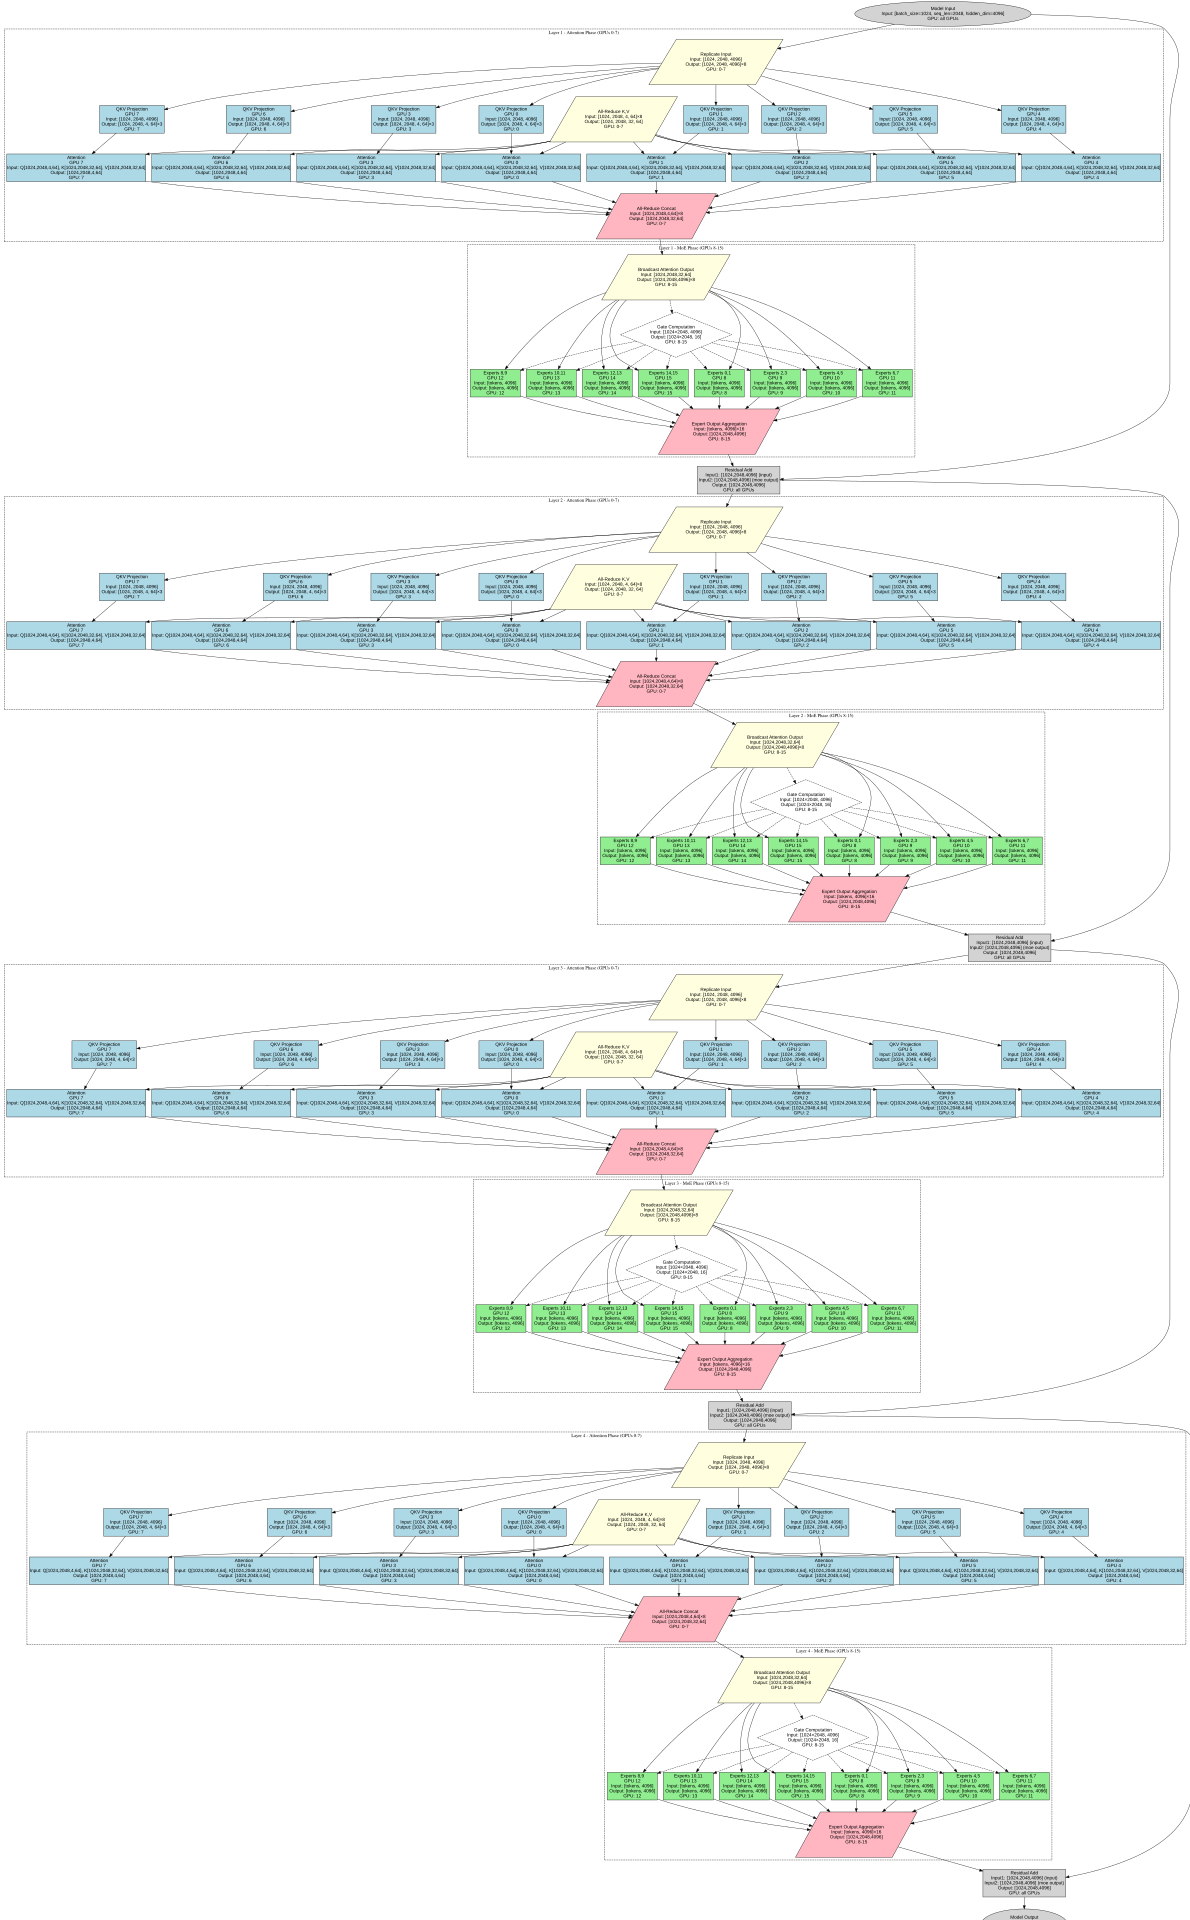

Generate this figure with Python:
#!/usr/bin/env python3

import graphviz

def create_ma_separation_dag():
    dot = graphviz.Digraph('MA_Separation_Architecture', 
                          comment='MA Separation: Novel Parallel Strategy for MoE-Attention Co-execution',
                          format='svg')
    
    # Set graph attributes
    dot.attr(rankdir='TB', size='30,20')
    dot.attr('node', shape='rectangle', style='filled', fontname='Arial')
    
    # Color scheme
    attention_color = 'lightblue'
    moe_color = 'lightgreen'
    communication_color = 'lightyellow'
    routing_color = 'lightcoral'
    aggregation_color = 'lightpink'
    
    # Input layer
    dot.node('input', 'Model Input\nInput: [batch_size=1024, seq_len=2048, hidden_dim=4096]\nGPU: all GPUs',
             shape='ellipse', fillcolor='lightgray')
    
    # Layer 1 - Attention Phase
    with dot.subgraph(name='cluster_layer1_attention') as c:
        c.attr(label='Layer 1 - Attention Phase (GPUs 0-7)', style='dashed', color='black')
        
        # Input replication
        c.node('l1_input_replicate', 'Replicate Input\nInput: [1024, 2048, 4096]\nOutput: [1024, 2048, 4096]×8\nGPU: 0-7',
               shape='parallelogram', fillcolor=communication_color)
        
        # QKV projections across 8 GPUs
        for gpu in range(8):
            c.node(f'l1_qkv_gpu{gpu}', f'QKV Projection\nGPU {gpu}\nInput: [1024, 2048, 4096]\nOutput: [1024, 2048, 4, 64]×3\nGPU: {gpu}',
                   fillcolor=attention_color)
        
        # All-reduce for K,V
        c.node('l1_kv_allreduce', 'All-Reduce K,V\nInput: [1024, 2048, 4, 64]×8\nOutput: [1024, 2048, 32, 64]\nGPU: 0-7',
               shape='parallelogram', fillcolor=communication_color)
        
        # Attention computation across 8 GPUs
        for gpu in range(8):
            c.node(f'l1_attn_gpu{gpu}', f'Attention\nGPU {gpu}\nInput: Q[1024,2048,4,64], K[1024,2048,32,64], V[1024,2048,32,64]\nOutput: [1024,2048,4,64]\nGPU: {gpu}',
                   fillcolor=attention_color)
        
        # Output aggregation
        c.node('l1_attn_aggregate', 'All-Reduce Concat\nInput: [1024,2048,4,64]×8\nOutput: [1024,2048,32,64]\nGPU: 0-7',
               shape='parallelogram', fillcolor=aggregation_color)
    
    # Layer 1 - MoE Phase
    with dot.subgraph(name='cluster_layer1_moe') as c:
        c.attr(label='Layer 1 - MoE Phase (GPUs 8-15)', style='dashed', color='black')
        
        # Broadcast attention output
        c.node('l1_moe_broadcast', 'Broadcast Attention Output\nInput: [1024,2048,32,64]\nOutput: [1024,2048,4096]×8\nGPU: 8-15',
               shape='parallelogram', fillcolor=communication_color)
        
        # Gate computation
        c.node('l1_gate', 'Gate Computation\nInput: [1024×2048, 4096]\nOutput: [1024×2048, 16]\nGPU: 8-15',
               shape='diamond', fillcolor=routing_color, style='dashed')
        
        # Expert distribution across 8 GPUs
        for gpu in range(8):
            expert_start = gpu * 2
            expert_end = gpu * 2 + 1
            c.node(f'l1_expert_gpu{gpu}', f'Experts {expert_start},{expert_end}\nGPU {gpu+8}\nInput: [tokens, 4096]\nOutput: [tokens, 4096]\nGPU: {gpu+8}',
                   fillcolor=moe_color)
        
        # Expert aggregation
        c.node('l1_moe_aggregate', 'Expert Output Aggregation\nInput: [tokens, 4096]×16\nOutput: [1024,2048,4096]\nGPU: 8-15',
               shape='parallelogram', fillcolor=aggregation_color)
    
    # Residual connection
    dot.node('l1_residual', 'Residual Add\nInput1: [1024,2048,4096] (input)\nInput2: [1024,2048,4096] (moe output)\nOutput: [1024,2048,4096]\nGPU: all GPUs',
             fillcolor='lightgray')
    
    # Layer 2 - Attention Phase (similar to layer 1)
    with dot.subgraph(name='cluster_layer2_attention') as c:
        c.attr(label='Layer 2 - Attention Phase (GPUs 0-7)', style='dashed', color='black')
        
        c.node('l2_input_replicate', 'Replicate Input\nInput: [1024, 2048, 4096]\nOutput: [1024, 2048, 4096]×8\nGPU: 0-7',
               shape='parallelogram', fillcolor=communication_color)
        
        for gpu in range(8):
            c.node(f'l2_qkv_gpu{gpu}', f'QKV Projection\nGPU {gpu}\nInput: [1024, 2048, 4096]\nOutput: [1024, 2048, 4, 64]×3\nGPU: {gpu}',
                   fillcolor=attention_color)
        
        c.node('l2_kv_allreduce', 'All-Reduce K,V\nInput: [1024, 2048, 4, 64]×8\nOutput: [1024, 2048, 32, 64]\nGPU: 0-7',
               shape='parallelogram', fillcolor=communication_color)
        
        for gpu in range(8):
            c.node(f'l2_attn_gpu{gpu}', f'Attention\nGPU {gpu}\nInput: Q[1024,2048,4,64], K[1024,2048,32,64], V[1024,2048,32,64]\nOutput: [1024,2048,4,64]\nGPU: {gpu}',
                   fillcolor=attention_color)
        
        c.node('l2_attn_aggregate', 'All-Reduce Concat\nInput: [1024,2048,4,64]×8\nOutput: [1024,2048,32,64]\nGPU: 0-7',
               shape='parallelogram', fillcolor=aggregation_color)
    
    # Layer 2 - MoE Phase
    with dot.subgraph(name='cluster_layer2_moe') as c:
        c.attr(label='Layer 2 - MoE Phase (GPUs 8-15)', style='dashed', color='black')
        
        c.node('l2_moe_broadcast', 'Broadcast Attention Output\nInput: [1024,2048,32,64]\nOutput: [1024,2048,4096]×8\nGPU: 8-15',
               shape='parallelogram', fillcolor=communication_color)
        
        c.node('l2_gate', 'Gate Computation\nInput: [1024×2048, 4096]\nOutput: [1024×2048, 16]\nGPU: 8-15',
               shape='diamond', fillcolor=routing_color, style='dashed')
        
        for gpu in range(8):
            expert_start = gpu * 2
            expert_end = gpu * 2 + 1
            c.node(f'l2_expert_gpu{gpu}', f'Experts {expert_start},{expert_end}\nGPU {gpu+8}\nInput: [tokens, 4096]\nOutput: [tokens, 4096]\nGPU: {gpu+8}',
                   fillcolor=moe_color)
        
        c.node('l2_moe_aggregate', 'Expert Output Aggregation\nInput: [tokens, 4096]×16\nOutput: [1024,2048,4096]\nGPU: 8-15',
               shape='parallelogram', fillcolor=aggregation_color)
    
    dot.node('l2_residual', 'Residual Add\nInput1: [1024,2048,4096] (input)\nInput2: [1024,2048,4096] (moe output)\nOutput: [1024,2048,4096]\nGPU: all GPUs',
             fillcolor='lightgray')
    
    # Layer 3 - Attention Phase
    with dot.subgraph(name='cluster_layer3_attention') as c:
        c.attr(label='Layer 3 - Attention Phase (GPUs 0-7)', style='dashed', color='black')
        
        c.node('l3_input_replicate', 'Replicate Input\nInput: [1024, 2048, 4096]\nOutput: [1024, 2048, 4096]×8\nGPU: 0-7',
               shape='parallelogram', fillcolor=communication_color)
        
        for gpu in range(8):
            c.node(f'l3_qkv_gpu{gpu}', f'QKV Projection\nGPU {gpu}\nInput: [1024, 2048, 4096]\nOutput: [1024, 2048, 4, 64]×3\nGPU: {gpu}',
                   fillcolor=attention_color)
        
        c.node('l3_kv_allreduce', 'All-Reduce K,V\nInput: [1024, 2048, 4, 64]×8\nOutput: [1024, 2048, 32, 64]\nGPU: 0-7',
               shape='parallelogram', fillcolor=communication_color)
        
        for gpu in range(8):
            c.node(f'l3_attn_gpu{gpu}', f'Attention\nGPU {gpu}\nInput: Q[1024,2048,4,64], K[1024,2048,32,64], V[1024,2048,32,64]\nOutput: [1024,2048,4,64]\nGPU: {gpu}',
                   fillcolor=attention_color)
        
        c.node('l3_attn_aggregate', 'All-Reduce Concat\nInput: [1024,2048,4,64]×8\nOutput: [1024,2048,32,64]\nGPU: 0-7',
               shape='parallelogram', fillcolor=aggregation_color)
    
    # Layer 3 - MoE Phase
    with dot.subgraph(name='cluster_layer3_moe') as c:
        c.attr(label='Layer 3 - MoE Phase (GPUs 8-15)', style='dashed', color='black')
        
        c.node('l3_moe_broadcast', 'Broadcast Attention Output\nInput: [1024,2048,32,64]\nOutput: [1024,2048,4096]×8\nGPU: 8-15',
               shape='parallelogram', fillcolor=communication_color)
        
        c.node('l3_gate', 'Gate Computation\nInput: [1024×2048, 4096]\nOutput: [1024×2048, 16]\nGPU: 8-15',
               shape='diamond', fillcolor=routing_color, style='dashed')
        
        for gpu in range(8):
            expert_start = gpu * 2
            expert_end = gpu * 2 + 1
            c.node(f'l3_expert_gpu{gpu}', f'Experts {expert_start},{expert_end}\nGPU {gpu+8}\nInput: [tokens, 4096]\nOutput: [tokens, 4096]\nGPU: {gpu+8}',
                   fillcolor=moe_color)
        
        c.node('l3_moe_aggregate', 'Expert Output Aggregation\nInput: [tokens, 4096]×16\nOutput: [1024,2048,4096]\nGPU: 8-15',
               shape='parallelogram', fillcolor=aggregation_color)
    
    dot.node('l3_residual', 'Residual Add\nInput1: [1024,2048,4096] (input)\nInput2: [1024,2048,4096] (moe output)\nOutput: [1024,2048,4096]\nGPU: all GPUs',
             fillcolor='lightgray')
    
    # Layer 4 - Attention Phase
    with dot.subgraph(name='cluster_layer4_attention') as c:
        c.attr(label='Layer 4 - Attention Phase (GPUs 0-7)', style='dashed', color='black')
        
        c.node('l4_input_replicate', 'Replicate Input\nInput: [1024, 2048, 4096]\nOutput: [1024, 2048, 4096]×8\nGPU: 0-7',
               shape='parallelogram', fillcolor=communication_color)
        
        for gpu in range(8):
            c.node(f'l4_qkv_gpu{gpu}', f'QKV Projection\nGPU {gpu}\nInput: [1024, 2048, 4096]\nOutput: [1024, 2048, 4, 64]×3\nGPU: {gpu}',
                   fillcolor=attention_color)
        
        c.node('l4_kv_allreduce', 'All-Reduce K,V\nInput: [1024, 2048, 4, 64]×8\nOutput: [1024, 2048, 32, 64]\nGPU: 0-7',
               shape='parallelogram', fillcolor=communication_color)
        
        for gpu in range(8):
            c.node(f'l4_attn_gpu{gpu}', f'Attention\nGPU {gpu}\nInput: Q[1024,2048,4,64], K[1024,2048,32,64], V[1024,2048,32,64]\nOutput: [1024,2048,4,64]\nGPU: {gpu}',
                   fillcolor=attention_color)
        
        c.node('l4_attn_aggregate', 'All-Reduce Concat\nInput: [1024,2048,4,64]×8\nOutput: [1024,2048,32,64]\nGPU: 0-7',
               shape='parallelogram', fillcolor=aggregation_color)
    
    # Layer 4 - MoE Phase
    with dot.subgraph(name='cluster_layer4_moe') as c:
        c.attr(label='Layer 4 - MoE Phase (GPUs 8-15)', style='dashed', color='black')
        
        c.node('l4_moe_broadcast', 'Broadcast Attention Output\nInput: [1024,2048,32,64]\nOutput: [1024,2048,4096]×8\nGPU: 8-15',
               shape='parallelogram', fillcolor=communication_color)
        
        c.node('l4_gate', 'Gate Computation\nInput: [1024×2048, 4096]\nOutput: [1024×2048, 16]\nGPU: 8-15',
               shape='diamond', fillcolor=routing_color, style='dashed')
        
        for gpu in range(8):
            expert_start = gpu * 2
            expert_end = gpu * 2 + 1
            c.node(f'l4_expert_gpu{gpu}', f'Experts {expert_start},{expert_end}\nGPU {gpu+8}\nInput: [tokens, 4096]\nOutput: [tokens, 4096]\nGPU: {gpu+8}',
                   fillcolor=moe_color)
        
        c.node('l4_moe_aggregate', 'Expert Output Aggregation\nInput: [tokens, 4096]×16\nOutput: [1024,2048,4096]\nGPU: 8-15',
               shape='parallelogram', fillcolor=aggregation_color)
    
    dot.node('l4_residual', 'Residual Add\nInput1: [1024,2048,4096] (input)\nInput2: [1024,2048,4096] (moe output)\nOutput: [1024,2048,4096]\nGPU: all GPUs',
             fillcolor='lightgray')
    
    # Output layer
    dot.node('output', 'Model Output\nInput: [1024, 2048, 4096]\nOutput: [1024, 2048, 50265]\nGPU: all GPUs',
             shape='ellipse', fillcolor='lightgray')
    
    # Connections for Layer 1
    dot.edge('input', 'l1_input_replicate')
    for gpu in range(8):
        dot.edge('l1_input_replicate', f'l1_qkv_gpu{gpu}')
        dot.edge(f'l1_qkv_gpu{gpu}', f'l1_attn_gpu{gpu}')
        dot.edge('l1_kv_allreduce', f'l1_attn_gpu{gpu}')
    for gpu in range(8):
        dot.edge(f'l1_attn_gpu{gpu}', 'l1_attn_aggregate')
    
    dot.edge('l1_attn_aggregate', 'l1_moe_broadcast')
    dot.edge('l1_moe_broadcast', 'l1_gate', style='dashed')
    for gpu in range(8):
        dot.edge('l1_moe_broadcast', f'l1_expert_gpu{gpu}')
        dot.edge('l1_gate', f'l1_expert_gpu{gpu}', style='dashed')
    for gpu in range(8):
        dot.edge(f'l1_expert_gpu{gpu}', 'l1_moe_aggregate')
    
    dot.edge('input', 'l1_residual')
    dot.edge('l1_moe_aggregate', 'l1_residual')
    
    # Connections for Layer 2
    dot.edge('l1_residual', 'l2_input_replicate')
    for gpu in range(8):
        dot.edge('l2_input_replicate', f'l2_qkv_gpu{gpu}')
        dot.edge(f'l2_qkv_gpu{gpu}', f'l2_attn_gpu{gpu}')
        dot.edge('l2_kv_allreduce', f'l2_attn_gpu{gpu}')
    for gpu in range(8):
        dot.edge(f'l2_attn_gpu{gpu}', 'l2_attn_aggregate')
    
    dot.edge('l2_attn_aggregate', 'l2_moe_broadcast')
    dot.edge('l2_moe_broadcast', 'l2_gate', style='dashed')
    for gpu in range(8):
        dot.edge('l2_moe_broadcast', f'l2_expert_gpu{gpu}')
        dot.edge('l2_gate', f'l2_expert_gpu{gpu}', style='dashed')
    for gpu in range(8):
        dot.edge(f'l2_expert_gpu{gpu}', 'l2_moe_aggregate')
    
    dot.edge('l1_residual', 'l2_residual')
    dot.edge('l2_moe_aggregate', 'l2_residual')
    
    # Connections for Layer 3
    dot.edge('l2_residual', 'l3_input_replicate')
    for gpu in range(8):
        dot.edge('l3_input_replicate', f'l3_qkv_gpu{gpu}')
        dot.edge(f'l3_qkv_gpu{gpu}', f'l3_attn_gpu{gpu}')
        dot.edge('l3_kv_allreduce', f'l3_attn_gpu{gpu}')
    for gpu in range(8):
        dot.edge(f'l3_attn_gpu{gpu}', 'l3_attn_aggregate')
    
    dot.edge('l3_attn_aggregate', 'l3_moe_broadcast')
    dot.edge('l3_moe_broadcast', 'l3_gate', style='dashed')
    for gpu in range(8):
        dot.edge('l3_moe_broadcast', f'l3_expert_gpu{gpu}')
        dot.edge('l3_gate', f'l3_expert_gpu{gpu}', style='dashed')
    for gpu in range(8):
        dot.edge(f'l3_expert_gpu{gpu}', 'l3_moe_aggregate')
    
    dot.edge('l2_residual', 'l3_residual')
    dot.edge('l3_moe_aggregate', 'l3_residual')
    
    # Connections for Layer 4
    dot.edge('l3_residual', 'l4_input_replicate')
    for gpu in range(8):
        dot.edge('l4_input_replicate', f'l4_qkv_gpu{gpu}')
        dot.edge(f'l4_qkv_gpu{gpu}', f'l4_attn_gpu{gpu}')
        dot.edge('l4_kv_allreduce', f'l4_attn_gpu{gpu}')
    for gpu in range(8):
        dot.edge(f'l4_attn_gpu{gpu}', 'l4_attn_aggregate')
    
    dot.edge('l4_attn_aggregate', 'l4_moe_broadcast')
    dot.edge('l4_moe_broadcast', 'l4_gate', style='dashed')
    for gpu in range(8):
        dot.edge('l4_moe_broadcast', f'l4_expert_gpu{gpu}')
        dot.edge('l4_gate', f'l4_expert_gpu{gpu}', style='dashed')
    for gpu in range(8):
        dot.edge(f'l4_expert_gpu{gpu}', 'l4_moe_aggregate')
    
    dot.edge('l3_residual', 'l4_residual')
    dot.edge('l4_moe_aggregate', 'l4_residual')
    dot.edge('l4_residual', 'output')
    
    return dot

if __name__ == '__main__':
    dag = create_ma_separation_dag()
    dag.render('/home/wzc/data/file-share/logs/2025-10-09-16-31-25/ma_separation_dag', format='svg', cleanup=False)
    dag.save('/home/wzc/data/file-share/logs/2025-10-09-16-31-25/ma_separation_dag.dot')
